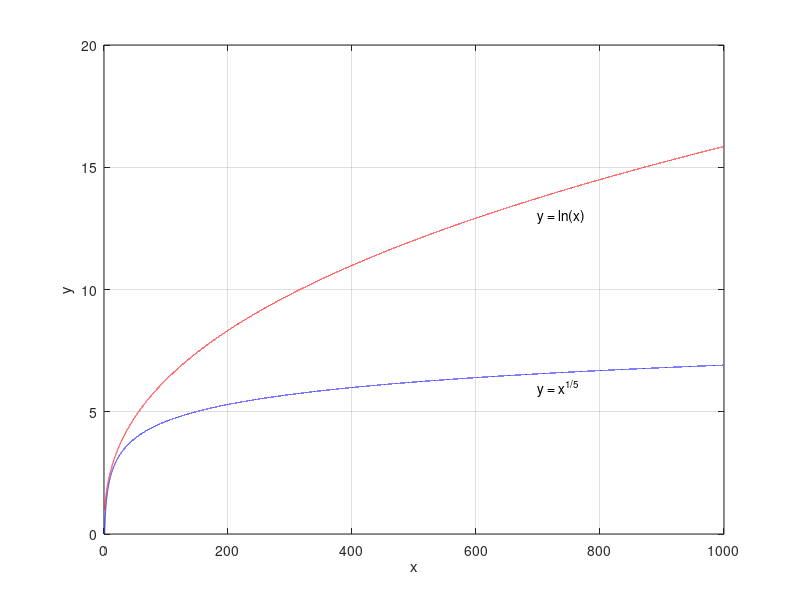

Write MATLAB code to recreate this figure.
close all;

% graph of ln(x)
x=1:0.01:1000;
y=log(x);
plot(x,y,'b');
hold on
grid on
text(700,13,'y = ln(x)');

% graph of x^{1/5}
y=x.^(2/5);
plot(x,y,'r');
text(700,6,'y = x^{1/5}');

% a and y Labels
xlabel('x');
ylabel('y');
